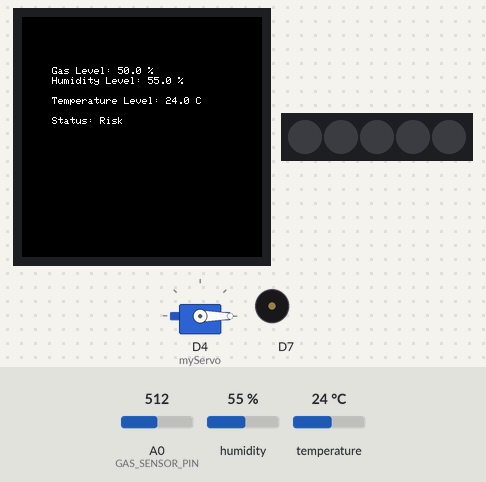
A sketch run on a simulated Arduino MKR. Shown: 240×240 colour display, 5 RGB LEDs in strip order, left to right, servo, buzzer (waves = sounding). The test bench sets the inputs (shaded band); at power-on: humidity 55 %, A0 (GAS_SENSOR_PIN) = 512, temperature 24 °C. WiFi joins after 1.5 s; servers stay silent unless stated; uploads are accepted with an empty reply; what the sketch prints to the serial monitor is not drawn.

Above: at 4.8 s.
At 5.9 s:
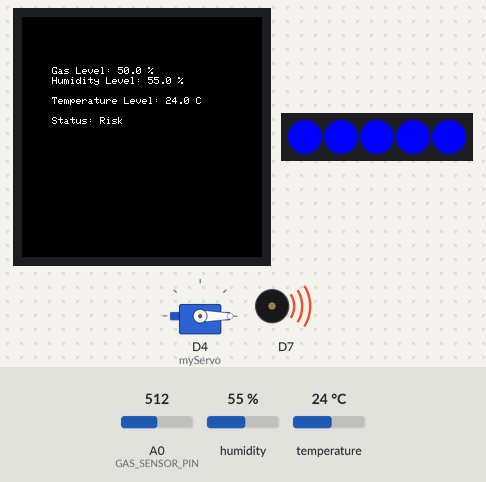
6.0 s: humidity set to 22 %
12.4 s: A0 (GAS_SENSOR_PIN) set to 34
At 21.6 s:
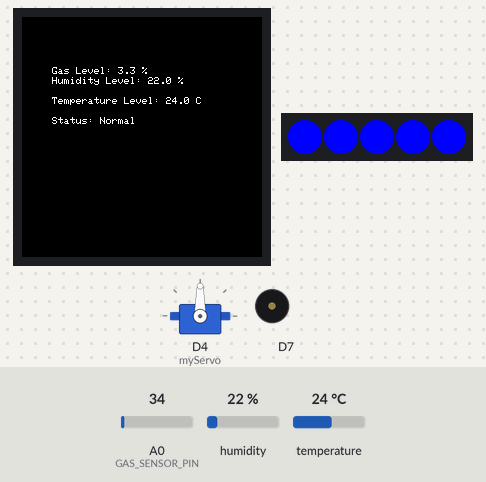
21.9 s: A0 (GAS_SENSOR_PIN) set to 27
At 30.2 s:
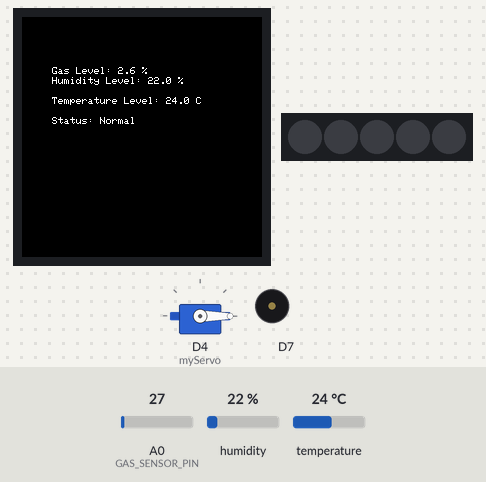
30.7 s: temperature set to 39.5 °C
36.1 s: temperature set to 40.6 °C
At 40.2 s:
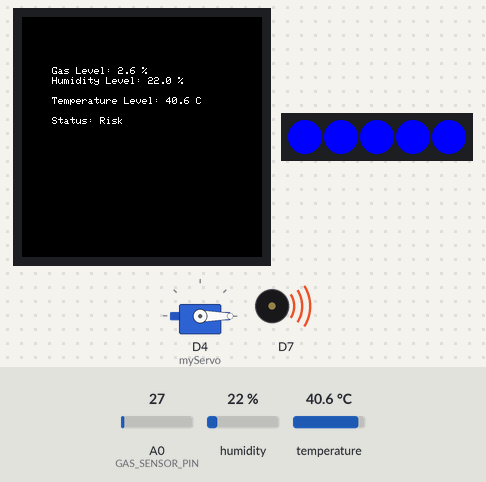
46.4 s: temperature set to 12 °C
At 53.88 s:
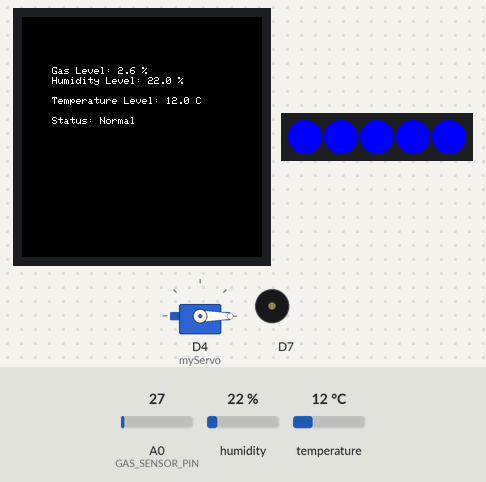
Timing chart, 0 to 55.5 s (numbered marks = the images above; inputs shaded):
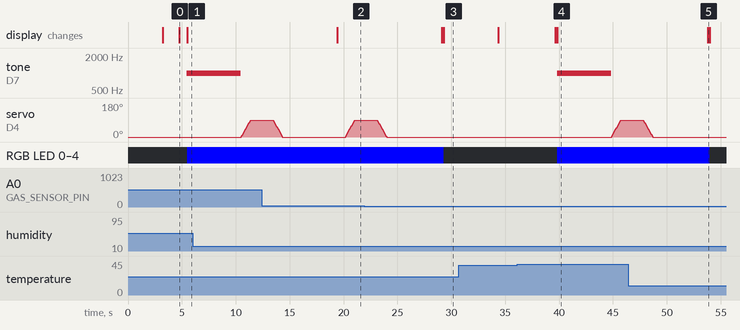

The sketch:

as_dec12a.ino
```cpp
#include "arduino_secrets.h"

#include "thingProperties.h"
#include <Arduino_MKRIoTCarrier.h> // Include the MKR IoT Carrier library
#include <WiFiNINA.h>              // For Wi-Fi connection on MKR boards
#include <ArduinoHttpClient.h>
#include <Servo.h>
//HTTP client library

#define GAS_SENSOR_PIN A0

// Wi-Fi credentials
const char* ssid = "Zeeshan";        // Wi-Fi SSID
const char* password = "123";       // Wi-Fi password


const char* host = "script.google.com";
const int port = 443;
const String path = "/macros/s/AKfycbxdpYBaUe3k1QQB_AJcFbURdU91VzsQXwbV4tmQ0S2eDUYeoRBY5uEZtGy3nbumNd99/exec"; // Google Apps Script URL path

WiFiSSLClient wifiClient;
HttpClient client(wifiClient, host, port);

MKRIoTCarrier carrier; // Instance of the carrier
Servo myServo; // Servo object to control the servo motor

// Thresholds
const float TEMP_THRESHOLD = 40.0; // Temperature threshold in Â°C
const float HUMID_THRESHOLD = 50.0; // Humidity threshold in %

void setup() {
  Serial.begin(9600);
  delay(1500);

  // Connect to Wi-Fi
  WiFi.begin(ssid, password);
  while (WiFi.status() != WL_CONNECTED) {
    Serial.println("Connecting to WiFi...");
    delay(1000);
  }
  Serial.println("Connected to Wi-Fi!");

  initProperties(); // Initialize Cloud properties

  if (!carrier.begin()) {
    Serial.println("Failed to initialize MKR IoT Carrier!");
    while (1);
  }
  carrier.display.setRotation(0); // Adjust screen orientation

  ArduinoCloud.begin(ArduinoIoTPreferredConnection);
  setDebugMessageLevel(2); // Debug info level
  ArduinoCloud.printDebugInfo();

  while (ArduinoCloud.connected() != 1) {
    ArduinoCloud.update();
    delay(500);
  }

  Serial.println("MQ4 Gas Sensor and MKR Carrier Initialized and Connected to IoT Cloud.");

  myServo.attach(4); // Connect servo to digital pin 9
  myServo.write(0);  // Set servo to initial position
}

void loop() {
  ArduinoCloud.update();  // Update the cloud state to sync the cloud variables

  // Read sensor values
    int gasValue = analogRead(GAS_SENSOR_PIN);
    float voltage = gasValue * (3.3 / 1023.0); // Convert to voltage
    gasLevel = (voltage / 3.3) * 100;   // Gas level as a percentage

     tempLevel = carrier.Env.readTemperature(); // In Â°C
     humidityLevel = carrier.Env.readHumidity(); // In %

  // Determine status based on thresholds
  String status = "Normal";
  if (gasLevel > 7 || tempLevel > TEMP_THRESHOLD || humidityLevel > HUMID_THRESHOLD) {
    status = "Risk"; // Status is at 'risk' - thresholds exceeded
  }

  // Display the readings on the MKR Carrier
  carrier.display.fillScreen(ST77XX_BLACK);
  carrier.display.setTextColor(ST77XX_WHITE);
  carrier.display.setTextSize(1);

  carrier.display.setCursor(30, 50);
  carrier.display.print("Gas Level: ");
  carrier.display.print(gasLevel, 1);
  carrier.display.println(" %");

  carrier.display.setCursor(30, 60);
  carrier.display.print("Humidity Level: ");
  carrier.display.print(humidityLevel, 1);
  carrier.display.println(" %");

  carrier.display.setCursor(30, 80);
  carrier.display.print("Temperature Level: ");
  carrier.display.print(tempLevel, 1);
  carrier.display.println(" C");

  // Display the status
  carrier.display.setCursor(30, 100);
  carrier.display.print("Status: ");
  carrier.display.print(status);

  // Send data to Google Sheet via HTTP POST

  String payload = "temp=" + String(tempLevel) + "&humidity=" + String(humidityLevel) + "&gasLevel=" + String(gasLevel) + "&status=" + status;

  Serial.println("Starting HTTP POST request...");
  client.beginRequest();
  client.post(path);
  client.sendHeader("Content-Type", "application/x-www-form-urlencoded");
  client.sendHeader("Content-Length", payload.length());
  client.print(payload);
  client.endRequest();

  bool alertTriggered = false; // Flag to track if an alert is active

  if (gasLevel > 3) {
    // carrier.Buzzer.sound(1000);
    carrier.leds.fill(255, 0, 0); // Red LED for gas alert
    alertTriggered = true;       // Set alert flag
    delay(500);                  // Sound duration
    carrier.Buzzer.noSound();
  }

  if (tempLevel > TEMP_THRESHOLD || humidityLevel > HUMID_THRESHOLD) {
    carrier.Buzzer.sound(1000);
    carrier.leds.fill(255, 0, 0); // Red LED for temperature/humidity alert
    carrier.leds.show();
    alertTriggered = true;       // Set alert flag
    delay(5000);                 // Keep the alert active for 5 seconds
    carrier.Buzzer.noSound();
  }

// If thresholds exceeded, rotate servo motor
if (alertTriggered) {
  Serial.println("Rotating servo motor due to alert!");

  // Rotate servo to 90 degrees
  for (int angle = 0; angle <= 90; angle += 5) {
    myServo.write(angle);   // Rotate servo
    delay(50);               // Small delay to allow servo to rotate smoothly
  }

  delay(2000);  // Hold the servo position for 2 seconds

  // Return servo to 0 degrees after delay
  for (int angle = 90; angle >= 0; angle -= 5) {
    myServo.write(angle);   // Rotate servo back
    delay(50);// Small delay

  }
}

  // If no alert is triggered, ensure LEDs are turned off
  if (!alertTriggered) {
    carrier.leds.fill(0, 0, 0); // Turn off LEDs
  }

  // Update LED states
  carrier.leds.show();

  // Delay before next iteration
  delay(5000);
}


void onGasLevelChange()  {
  // Add your code here to act upon GasLevel change
}

void onHumidityLevelChange()  {
  // Add your code here to act upon HumidityLevel change
}

void onTempLevelChange()  {
  // Add your code here to act upon TempLevel change
}
```

arduino_secrets.h
```cpp
#define SECRET_OPTIONAL_PASS ""
#define SECRET_SSID ""
```

thingProperties.h
```cpp
// Code generated by Arduino IoT Cloud, DO NOT EDIT.

#include <ArduinoIoTCloud.h>
#include <Arduino_ConnectionHandler.h>

const char SSID[]     = SECRET_SSID;    // Network SSID (name)
const char PASS[]     = SECRET_OPTIONAL_PASS;    // Network password (use for WPA, or use as key for WEP)

void onGasLevelChange();
void onHumidityLevelChange();
void onTempLevelChange();

float gasLevel;
float humidityLevel;
float tempLevel;

void initProperties(){

  ArduinoCloud.addProperty(gasLevel, READWRITE, ON_CHANGE, onGasLevelChange);
  ArduinoCloud.addProperty(humidityLevel, READWRITE, ON_CHANGE, onHumidityLevelChange);
  ArduinoCloud.addProperty(tempLevel, READWRITE, ON_CHANGE, onTempLevelChange);


}

WiFiConnectionHandler ArduinoIoTPreferredConnection(SSID, PASS);
```

Measured:
- the behaviour switches between 31 and 30 on A0 (GAS_SENSOR_PIN) (found by bisection; images 2 and 3)
- the behaviour switches between 40 and 40.1 °C on temperature (found by bisection; images 3 and 4)
- after the input at 12.4 s, the display: changes after 7.0 s (image 2)
- after the input at 21.9 s, servo on D4 (myServo): goes on until 24.0 s, then stays 0°; RGB LED 0–4: RGB(0, 0, 255) → off after 7.4 s; the display: first changes after 7.2 s (image 3 shows a later state)
- after the input at 36.1 s, tone on D7: silent → 1000 Hz after 3.7 s, → silent 5.0 s later; servo on D4 (myServo): moves from 0° to 90° over 0.85 s, starting after 8.8 s; RGB LED 0–4: off → RGB(0, 0, 255) after 3.7 s; the display: first changes after 3.5 s (image 4 shows a later state)
- after the input at 46.4 s, tone on D7: stays silent (without the input it goes to 1000 Hz after 7.6 s); RGB LED 0–4: RGB(0, 0, 255) → off after 7.6 s; the display: changes after 7.4 s (image 5)
- what the display in image 0 shows lasts 0.7 s, from 4.8 s to 5.5 s
